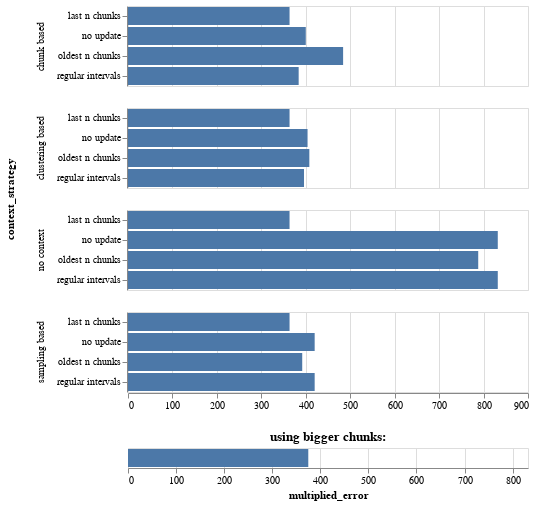

Notebook code for this chart:
### Markdown cell above
### Median error per item

### Code cell
from config import *
import pandas as pd
import altair as alt


gt = pd.read_csv(f"{path}/doi/__ground_truth__.csv")
gt_bin_labels = get_doi_bins_df(gt, with_labels=True)[1]

available_test_cases = os.listdir(f"{path}/doi")
results = pd.DataFrame()

# compute the overlap between the two 
for c_strat in context_strategies:
  for u_strat in update_strategies:
    # check if that test case exists
    test_case = f"{c_strat[0]}-{u_strat[0]}.csv"
    if test_case not in available_test_cases:
      continue

    # read the benchmark results
    df = pd.read_csv(f"{path}/doi/{test_case}")
    bin_labels = get_doi_bins_df(df, True)[1]

    diff = get_doi_bin_error_df(gt_bin_labels, bin_labels)
    diff["context_strategy"] = c_strat[0]
    diff["update_strategy"] = u_strat[0]    
    
    results = results.append(diff)

results["multiplied_error"] = results["diff"] * results["count"]
grouped = results.groupby(["context_strategy", "update_strategy"]).median()
grouped.reset_index(inplace=True)

strategy_chart = alt.Chart(grouped).mark_bar().encode(
  x=alt.X("multiplied_error:Q", title=None),
  y=alt.Y("update_strategy:N", title=None),
  row="context_strategy:N"
)

bigger_chunks_df = pd.read_csv(f"{path}/doi/__bigger_chunks__.csv")
bigger_chunks_bins = get_doi_bins_df(bigger_chunks_df, with_labels=True)
doi_bin_error_df = get_doi_bin_error_df(bigger_chunks_bins[1], gt_bin_labels)

doi_bin_error_df["multiplied_error"] = doi_bin_error_df["diff"] * doi_bin_error_df["count"]
grouped2 = pd.DataFrame(doi_bin_error_df.median()).T

bigger_chunks_chart = alt.Chart(grouped2).mark_bar().encode(
  x=alt.X("multiplied_error:Q", scale=alt.Scale(domain=[0, grouped["multiplied_error"].max()]))
).properties(
  title="using bigger chunks:"
)

print("median error per item")
alt.vconcat(strategy_chart, bigger_chunks_chart)

### Figure 1 — Vega-Lite specification as saved in the notebook (floating-point values rounded to 4 significant figures)
{"config": {"view": {"continuousWidth": 400, "continuousHeight": 300}}, "vconcat": [{"data": {"name": "data-8a0912730f2d007045f489957e36a3b5"}, "mark": "bar", "encoding": {"row": {"field": "context_strategy", "type": "nominal"}, "x": {"field": "multiplied_error", "title": null, "type": "quantitative"}, "y": {"field": "update_strategy", "title": null, "type": "nominal"}}}, {"data": {"name": "data-bb5aeb7982a51ec3caeddf2c258882a6"}, "mark": "bar", "encoding": {"x": {"field": "multiplied_error", "scale": {"domain": [0, 832.0]}, "type": "quantitative"}}, "title": "using bigger chunks:"}], "$schema": "https://vega.github.io/schema/vega-lite/v4.17.0.json", "datasets": {"data-8a0912730f2d007045f489957e36a3b5": [{"context_strategy": "chunk based", "update_strategy": "last n chunks", "diff": 2.5, "count": 460.0, "multiplied_error": 363.5}, {"context_strategy": "chunk based", "update_strategy": "no update", "diff": 3.0, "count": 283.0, "multiplied_error": 400.0}, {"context_strategy": "chunk based", "update_strategy": "oldest n chunks", "diff": 3.0, "count": 307.0, "multiplied_error": 484.0}, {"context_strategy": "chunk based", "update_strategy": "regular intervals", "diff": 3.0, "count": 276.0, "multiplied_error": 384.0}, {"context_strategy": "clustering based", "update_strategy": "last n chunks", "diff": 2.5, "count": 460.0, "multiplied_error": 363.5}, {"context_strategy": "clustering based", "update_strategy": "no update", "diff": 3.0, "count": 313.0, "multiplied_error": 404.0}, {"context_strategy": "clustering based", "update_strategy": "oldest n chunks", "diff": 3.0, "count": 319.0, "multiplied_error": 408.0}, {"context_strategy": "clustering based", "update_strategy": "regular intervals", "diff": 3.0, "count": 315.0, "multiplied_error": 396.0}, {"context_strategy": "no context", "update_strategy": "last n chunks", "diff": 2.5, "count": 460.0, "multiplied_error": 363.5}, {"context_strategy": "no context", "update_strategy": "no update", "diff": 3.0, "count": 493.0, "multiplied_error": 832.0}, {"context_strategy": "no context", "update_strategy": "oldest n chunks", "diff": 3.0, "count": 472.0, "multiplied_error": 788.0}, {"context_strategy": "no context", "update_strategy": "regular intervals", "diff": 3.0, "count": 493.0, "multiplied_error": 832.0}, {"context_strategy": "sampling based", "update_strategy": "last n chunks", "diff": 2.5, "count": 460.0, "multiplied_error": 363.5}, {"context_strategy": "sampling based", "update_strategy": "no update", "diff": 3.0, "count": 305.0, "multiplied_error": 420.0}, {"context_strategy": "sampling based", "update_strategy": "oldest n chunks", "diff": 3.0, "count": 309.0, "multiplied_error": 392.0}, {"context_strategy": "sampling based", "update_strategy": "regular intervals", "diff": 3.0, "count": 305.0, "multiplied_error": 420.0}], "data-bb5aeb7982a51ec3caeddf2c258882a6": [{"diff": 2.0, "count": 629.0, "multiplied_error": 375.0}]}}
